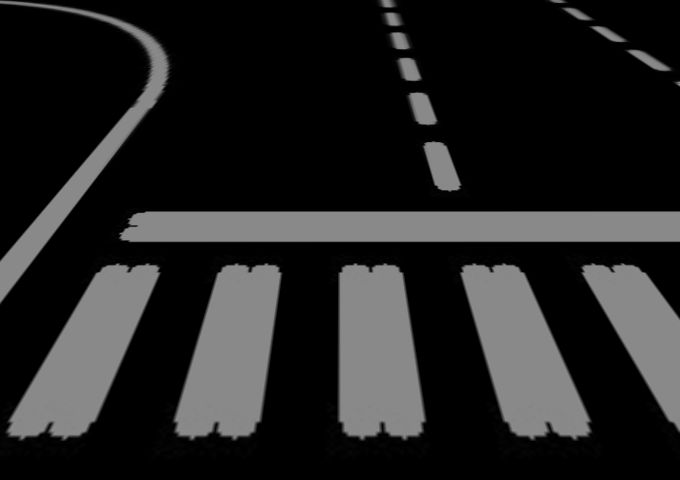
#> input picture Stitchers/Left.png, 680 x 480 px
$ python stitching.py
#> lines starting #> are read from the running program, lines starting #| are printed output that depends on the picture
import sys
import cv2
import numpy as np

#http://datahacker.rs/005-how-to-create-a-panorama-image-using-opencv-with-python/

# TODO: Substituir isto por webcam LEFT , WEBCAM RIGHT
img1 = cv2.imread("Left.png")
#> img1 is the input picture: shape (480, 680, 3); min 0, max 148, mean 35.9
img2 = cv2.imread("Right.png")
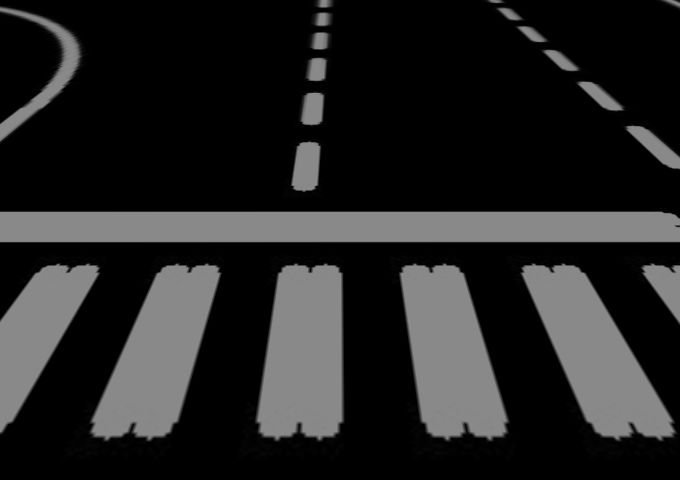
#> input picture Stitchers/Right.png, 680 x 480 px
#> img2 is the input picture: shape (480, 680, 3); min 0, max 148, mean 37

img1_gray = cv2.cvtColor(img1, cv2.COLOR_BGR2GRAY)
img2_gray = cv2.cvtColor(img2, cv2.COLOR_BGR2GRAY)

# cv2.imshow('left',img1_gray)
# cv2.imshow('right',img2_gray)


# Create our ORB detector and detect keypoints and descriptors
orb = cv2.ORB_create(nfeatures=2000)

# Find the key points and descriptors with ORB
keypoints1, descriptors1 = orb.detectAndCompute(img1, None)
#> keypoints1 = 835 keypoints; strongest (x, y, size): (123, 235, 53.6), (122, 234, 64.3), (430, 119, 92.6), (417, 75, 64.3)
keypoints2, descriptors2 = orb.detectAndCompute(img2, None)
#> keypoints2 = 805 keypoints; strongest (x, y, size): (527, 272, 111.1), (93, 272, 92.6), (305, 143, 111.1), (526, 272, 92.6)

#cv2.imshow('ORB', cv2.drawKeypoints(img1, keypoints1, None, (255, 0, 255)))
#cv2.imshow('ORB_RIGHT',cv2.drawKeypoints(img2, keypoints2, None, (255, 0, 255)))


# Create a BFMatcher object.
# It will find all of the matching keypoints on two images
bf = cv2.BFMatcher_create(cv2.NORM_HAMMING)

# Find matching points
matches = bf.knnMatch(descriptors1, descriptors2,k=2)
#> matches = 835 matches

# [37 lines of commented-out code are left out]


good = []
for m, n in matches:
    if m.distance < 0.6 * n.distance:
        good.append(m)
#> after the loop, good = 53 matches


#cv2.imshow('Homography',cv2.drawKeypoints(img1, [keypoints1[m.queryIdx] for m in good], None, (255, 0, 255)))


def warpImages(img1, img2, H):

  rows1, cols1 = img1.shape[:2]
  rows2, cols2 = img2.shape[:2]

  list_of_points_1 = np.float32([[0,0], [0, rows1],[cols1, rows1], [cols1, 0]]).reshape(-1, 1, 2)
  temp_points = np.float32([[0,0], [0,rows2], [cols2,rows2], [cols2,0]]).reshape(-1,1,2)

  # When we have established a homography we need to warp perspective
  # Change field of view
  list_of_points_2 = cv2.perspectiveTransform(temp_points, H)

  list_of_points = np.concatenate((list_of_points_1,list_of_points_2), axis=0)

  [x_min, y_min] = np.int32(list_of_points.min(axis=0).ravel() - 0.5)
  [x_max, y_max] = np.int32(list_of_points.max(axis=0).ravel() + 0.5)

  translation_dist = [-x_min,-y_min]

  H_translation = np.array([[1, 0, translation_dist[0]], [0, 1, translation_dist[1]], [0, 0, 1]])

  output_img = cv2.warpPerspective(img2, H_translation.dot(H), (x_max-x_min, y_max-y_min))
  output_img[translation_dist[1]:rows1+translation_dist[1], translation_dist[0]:cols1+translation_dist[0]] = img1

  return output_img


# Set minimum match condition
MIN_MATCH_COUNT = 10

if len(good) > MIN_MATCH_COUNT:
    # Convert keypoints to an argument for findHomography
    src_pts = np.float32([ keypoints1[m.queryIdx].pt for m in good]).reshape(-1,1,2)
#> src_pts = 53 rows, first 8: [236, 264], [256, 265], [382, 424], [386, 429], [380, 430], [547, 434], [196, 436], [253.2, 267.6]
    dst_pts = np.float32([ keypoints2[m.trainIdx].pt for m in good]).reshape(-1,1,2)
#> dst_pts = 53 rows, first 8: [176, 264], [196, 265], [465, 424], [470, 431], [464, 431], [463, 434], [111, 437], [193.2, 267.6]

    # Establish a homography
    M, _ = cv2.findHomography(src_pts, dst_pts, cv2.RANSAC,5.0)
#> M = [[0.988, -0.147, -19.76], [-0.00287, 0.985, 2.93], [-1.06e-05, -1.82e-05, 1]]

    result = warpImages(img2, img1, M)
#> in warpImages, `list_of_points_2 = cv2.perspectiveTransform(temp_points, H)`: list_of_points_2 = [[-19.76, 2.93], [-91.19, 479.8], [590.8, 481.3], [656.7, 0.983]]
#> in warpImages, `list_of_points = np.concatenate((list_of_points_1,list_of_points_2), a..`: list_of_points = [[0, 0], [0, 480], [680, 480], [680, 0], [-19.76, 2.93], [-91.19, 479.8], [590.8, 481.3], [656.7, 0.983]]
#> in warpImages, `[x_min, y_min] = np.int32(list_of_points.min(axis=0).ravel() - 0.5)`: x_min = -91; y_min = 0
#> in warpImages, `[x_max, y_max] = np.int32(list_of_points.max(axis=0).ravel() + 0.5)`: x_max = 680; y_max = 481
#> in warpImages, `translation_dist = [-x_min,-y_min]`: translation_dist = [91, 0]
#> in warpImages, `H_translation = np.array([[1, 0, translation_dist[0]], [0, 1, translat..`: H_translation = [[1, 0, 91], [0, 1, 0], [0, 0, 1]]
#> in warpImages, `output_img = cv2.warpPerspective(img2, H_translation.dot(H), (x_max-x_..`:
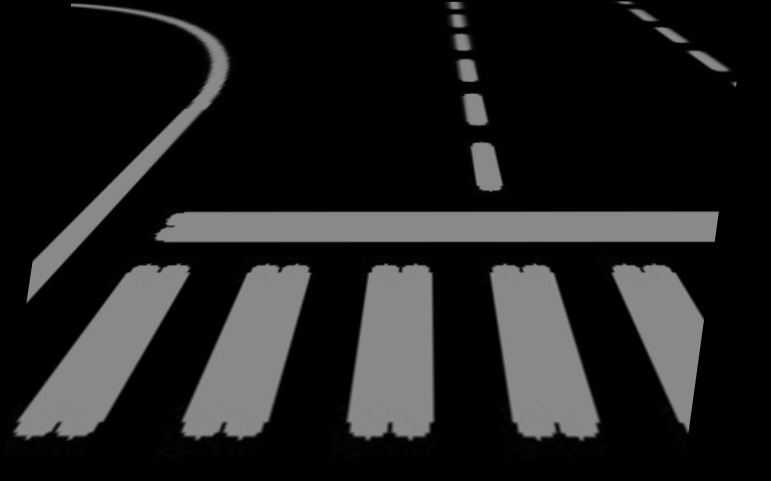
#> output_img: shape (481, 771, 3); min 0, max 145, mean 31.6
#> in warpImages, `output_img[translation_dist[1]:rows1+translation_dist[1], translation_..`:
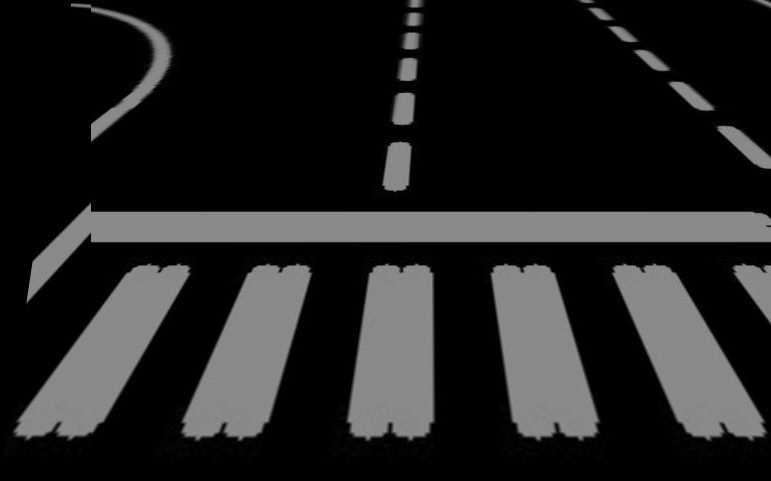
#> output_img: shape (481, 771, 3); min 0, max 148, mean 35.1

    cv2.imshow('resultado',result)
    cv2.waitKey()
    cv2.destroyAllWindows()
